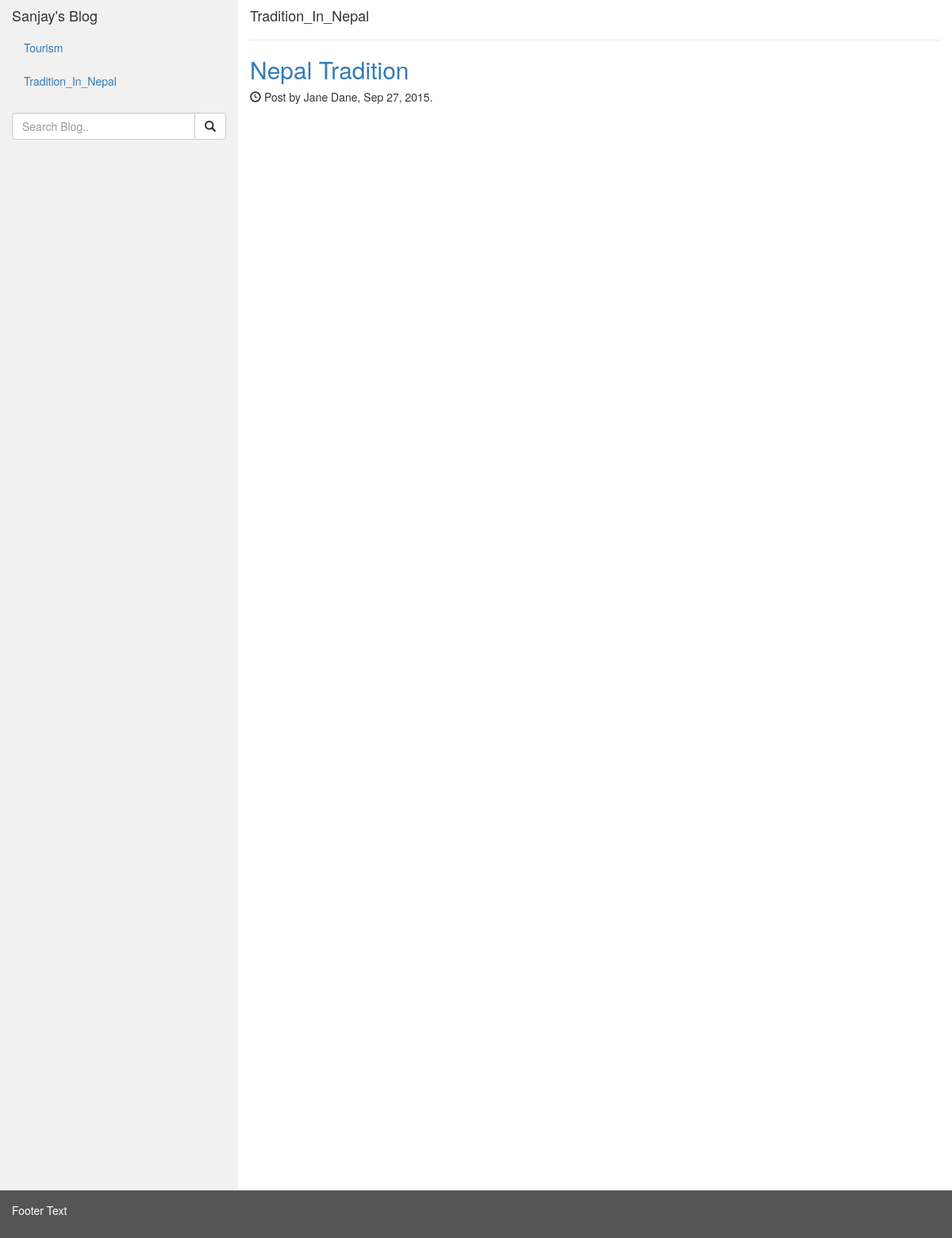
Page /categories/tradition_in_nepal on the committed database.
### blog/models.py (models this page shows, shortened)
class Category(models.Model):
    class Meta:
        verbose_name_plural='categories'
    title=models.CharField(max_length=20)
    slug = models.CharField(max_length=50, unique=True, null=False)

class Blog(models.Model):
    title=models.CharField(max_length=300)
    content=RichTextField()
    pub_date=models.DateTimeField()
    category=models.ForeignKey(Category,on_delete=models.CASCADE)

### blog/views.py (the view)
# urls.py: path('categories/<category_slug>', views.category, name='category'),
def category(request,category_slug):
    cat=Category.objects.get(slug=category_slug)
    content={"categories":Category.objects.order_by('title'),
             "blogs":cat.blog_set.order_by('-pub_date'),
             "category":cat}
    return render(request,'category.html',content)

### blog/templates/category.html
{% extends 'base.html' %}]
{% block content %}
    <h4>
    {{ category.title }}
    </h4>
    {% for blog in blogs %}
         <hr>
           <a href="{% url 'blog:blog' blog.id %}"> <h2>{{ blog.title }}</h2></a>
            <h5><span class="glyphicon glyphicon-time"></span> Post by Jane Dane, Sep 27, 2015.</h5>
    {% endfor %}
{% endblock %}]

### blog/templates/base.html (shortened to what this page needs)
{% load static %}
<!DOCTYPE html>
<html lang="en">
<head>
  <link rel="stylesheet" href="{% static 'css/bootstrap.min.css' %}">
</head>
<body>
<div class="container-fluid">
  <div class="row content">
    <div class="col-sm-3 sidenav">
      <h4>Sanjay's Blog</h4>
      <ul class="nav nav-pills nav-stacked">
          {% for category in categories %}
              <li><a href="{% url 'blog:category' category.slug %}">{{ category.title }}</a> </li>
          {% endfor %}
      </ul><br>
      <div class="input-group">
        <input type="text" class="form-control" placeholder="Search Blog..">
        <span class="input-group-btn">
          <button class="btn btn-default" type="button">
            <span class="glyphicon glyphicon-search"></span>
          </button>
        </span>
      </div>
    </div>
    <div class="col-sm-9">
      {% block content %} {% endblock %}
    </div>
  </div>
</div>
<footer class="container-fluid">
  <p>Footer Text</p>
</footer>
</body>
</html>

### blog/templates/base.html (style rules this page uses)
.row.content { height: 1500px }
.sidenav { background-color: #f1f1f1; height: 100%; }
footer { background-color: #555; color: white; padding: 15px; }

### rows in the picture
Category: title "Tourism"
Category: title "Tradition_In_Nepal"
Blog: title "Nepal Tradition"
